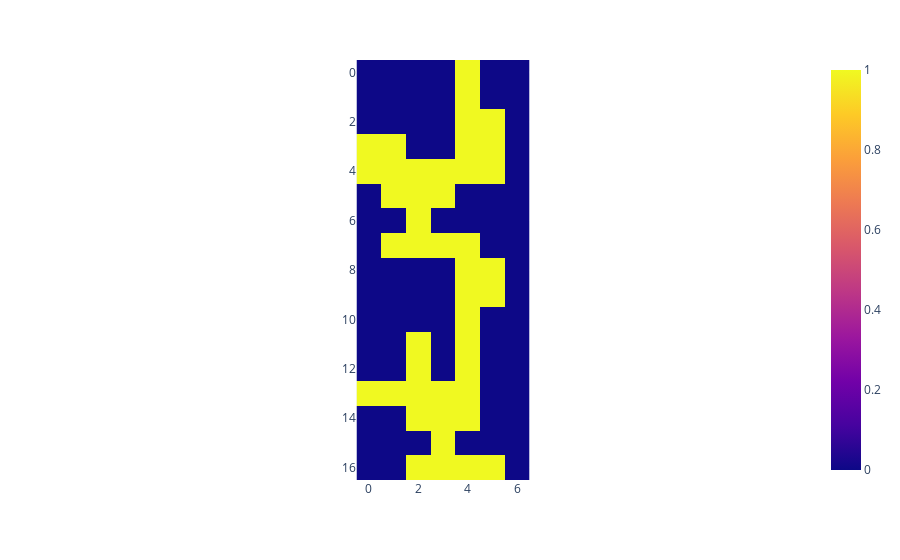

Here is the notebook cell this chart was saved with:
### Code cell
px.imshow(chamber)

### Figure 1 — Plotly figure (JSON) as saved in the notebook; plotly's stock layout.template omitted (floating-point values rounded to 4 significant figures)
{"data": [{"coloraxis": "coloraxis", "hovertemplate": "x: %{x}<br>y: %{y}<br>color: %{z}<extra></extra>", "type": "heatmap", "z": [[0, 0, 0, 0, 1, 0, 0], [0, 0, 0, 0, 1, 0, 0], [0, 0, 0, 0, 1, 1, 0], [1, 1, 0, 0, 1, 1, 0], [1, 1, 1, 1, 1, 1, 0], [0, 1, 1, 1, 0, 0, 0], [0, 0, 1, 0, 0, 0, 0], [0, 1, 1, 1, 1, 0, 0], [0, 0, 0, 0, 1, 1, 0], [0, 0, 0, 0, 1, 1, 0], [0, 0, 0, 0, 1, 0, 0], [0, 0, 1, 0, 1, 0, 0], [0, 0, 1, 0, 1, 0, 0], [1, 1, 1, 1, 1, 0, 0], [0, 0, 1, 1, 1, 0, 0], [0, 0, 0, 1, 0, 0, 0], [0, 0, 1, 1, 1, 1, 0]]}], "layout": {"coloraxis": {"colorscale": [[0, "#0d0887"], [0.1111, "#46039f"], [0.2222, "#7201a8"], [0.3333, "#9c179e"], [0.4444, "#bd3786"], [0.5556, "#d8576b"], [0.6667, "#ed7953"], [0.7778, "#fb9f3a"], [0.8889, "#fdca26"], [1, "#f0f921"]]}, "margin": {"t": 60}, "xaxis": {"constrain": "domain", "scaleanchor": "y"}, "yaxis": {"autorange": "reversed", "constrain": "domain"}}}
